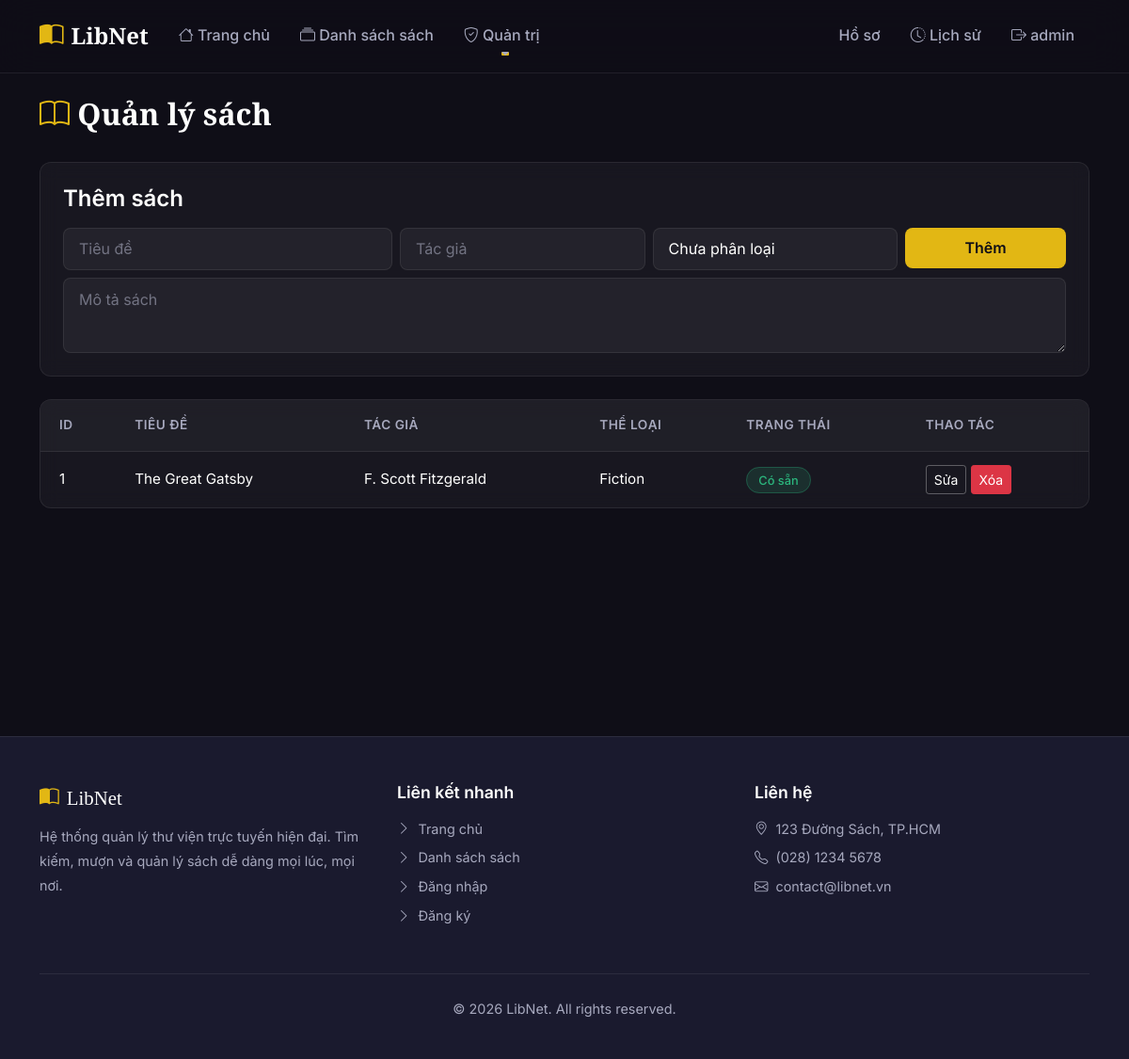
Page /admin/books (signed in) on the committed database.
### app/models.py (models this page shows)
class User(UserMixin, db.Model):
    id = db.Column(db.Integer, primary_key=True)
    username = db.Column(db.String(150), unique=True, nullable=False)
    password = db.Column(db.String(150), nullable=False) # Will store MD5 hashes (vulnerable)
    role = db.Column(db.String(50), default='user') # 'admin' or 'user'
    avatar = db.Column(db.String(255), default='default.svg')
    full_name = db.Column(db.String(150), nullable=True)
    email = db.Column(db.String(150), nullable=True)

class Book(db.Model):
    id = db.Column(db.Integer, primary_key=True)
    title = db.Column(db.String(200), nullable=False)
    author = db.Column(db.String(200), nullable=False)
    description = db.Column(db.Text, nullable=True)
    category_id = db.Column(db.Integer, db.ForeignKey('category.id'), nullable=True)
    is_available = db.Column(db.Boolean, default=True)

class Category(db.Model):
    id = db.Column(db.Integer, primary_key=True)
    name = db.Column(db.String(100), unique=True, nullable=False)
    books = db.relationship('Book', backref='category', lazy=True)

### app/admin/routes.py (the view, shortened to what this page needs)
@bp.route('/books', methods=['GET', 'POST'])
@login_required
@admin_required
def books():
    books_list = Book.query.order_by(Book.id.desc()).all()
    categories = Category.query.order_by(Category.name.asc()).all()
    return render_template('admin/books.html', books=books_list, categories=categories)

### app/templates/admin/books.html (shortened to what this page needs)
{% extends 'base.html' %}
{% block content %}
<div class="container py-4">
    <div class="section-title">
        <h2><i class="bi bi-book text-accent"></i> Quản lý sách</h2>
    </div>
    <div class="glass-card p-4 mb-4">
        <h4 class="mb-3">Thêm sách</h4>
        <form method="POST">
            <div class="row g-2">
                <div class="col-md-4">
                    <input type="text" name="title" class="form-control" placeholder="Tiêu đề" required>
                </div>
                <div class="col-md-3">
                    <input type="text" name="author" class="form-control" placeholder="Tác giả" required>
                </div>
                <div class="col-md-3">
                    <select name="category_id" class="form-select">
                        <option value="">Chưa phân loại</option>
                    </select>
                </div>
                <div class="col-md-2">
                    <button type="submit" class="btn btn-accent w-100">Thêm</button>
                </div>
                <div class="col-12">
                    <textarea name="description" class="form-control" placeholder="Mô tả sách"></textarea>
                </div>
            </div>
        </form>
    </div>
    <div class="glass-card p-0 overflow-hidden">
        <div class="table-responsive">
            <table class="custom-table mb-0">
                <thead>
                    <tr>
                        <th>ID</th>
                        <th>Tiêu đề</th>
                        <th>Tác giả</th>
                        <th>Thể loại</th>
                        <th>Trạng thái</th>
                        <th>Thao tác</th>
                    </tr>
                </thead>
                <tbody>
                    {% for b in books %}
                    <tr>
                        <td>{{ b.id }}</td>
                        <td>{{ b.title }}</td>
                        <td>{{ b.author }}</td>
                        <td>{{ b.category.name if b.category else '—' }}</td>
                        <td>
                            {% if b.is_available %}
                            <span class="badge-available">Có sẵn</span>
                            {% else %}
                            <span class="badge-borrowed">Đã mượn</span>
                            {% endif %}
                        </td>
                        <td>
                            <button class="btn btn-outline-light btn-sm" data-bs-toggle="modal" data-bs-target="#editBook{{ b.id }}">Sửa</button>
                            <form action="{{ url_for('admin.delete_book', book_id=b.id) }}" method="POST" class="d-inline" onsubmit="return confirm('Xóa sách này?');">
                                <button type="submit" class="btn btn-sm btn-danger">Xóa</button>
                            </form>
                        </td>
                    </tr>
                    {% endfor %}
                </tbody>
            </table>
        </div>
    </div>
</div>
{% endblock %}

### app/templates/base.html (shortened to what this page needs)
<!DOCTYPE html>
<html lang="vi">
<head>
    <link href="https://cdn.jsdelivr.net/npm/bootstrap@5.1.3/dist/css/bootstrap.min.css" rel="stylesheet">
    <link href="https://cdn.jsdelivr.net/npm/bootstrap-icons@1.10.0/font/bootstrap-icons.css" rel="stylesheet">
    <link href="{{ url_for('static', filename='css/style.css') }}" rel="stylesheet">
</head>
<body>
    <nav class="navbar navbar-expand-lg navbar-custom">
        <div class="container">
            <a class="navbar-brand" href="{{ url_for('main.index') }}">
                <i class="bi bi-book-half"></i> LibNet
            </a>
            <div class="collapse navbar-collapse" id="navMain">
                <ul class="navbar-nav me-auto">
                    <li class="nav-item">
                        <a class="nav-link" href="{{ url_for('main.index') }}">
                            <i class="bi bi-house"></i> Trang chủ
                        </a>
                    </li>
                    <li class="nav-item">
                        <a class="nav-link" href="{{ url_for('main.books') }}">
                            <i class="bi bi-collection"></i> Danh sách sách
                        </a>
                    </li>
                    {% if current_user.is_authenticated and current_user.role == 'admin' %}
                    <li class="nav-item dropdown">
                        <a class="nav-link dropdown-toggle" href="#" id="adminDropdown" role="button" data-bs-toggle="dropdown">
                            <i class="bi bi-shield-check"></i> Quản trị
                        </a>
                    </li>
                    {% endif %}
                </ul>
                <ul class="navbar-nav ms-auto">
                    {% if current_user.is_authenticated %}
                    <li class="nav-item">
                        <a class="nav-link" href="{{ url_for('user.profile') }}">
                            Hồ sơ
                        </a>
                    </li>
                    <li class="nav-item">
                        <a class="nav-link" href="{{ url_for('user.borrow_history') }}">
                            <i class="bi bi-clock-history"></i> Lịch sử
                        </a>
                    </li>
                    <li class="nav-item">
                        <a class="nav-link" href="{{ url_for('auth.logout') }}">
                            <i class="bi bi-box-arrow-right"></i> {{ current_user.username }}
                        </a>
                    </li>
                    {% endif %}
                </ul>
            </div>
        </div>
    </nav>
    <main class="main-content">
        {% block content %}{% endblock %}
    </main>
    <footer class="footer">
        <div class="container">
            <div class="row">
                <div class="col-lg-4 col-md-6 mb-4 mb-lg-0">
                    <div class="footer-brand">
                        <i class="bi bi-book-half"></i> LibNet
                    </div>
                    <p>Hệ thống quản lý thư viện trực tuyến hiện đại. Tìm kiếm, mượn và quản lý sách dễ dàng mọi lúc, mọi nơi.</p>
                </div>
                <div class="col-lg-4 col-md-6 mb-4 mb-lg-0">
                    <h5>Liên kết nhanh</h5>
                    <ul class="footer-links">
                        <li><a href="{{ url_for('main.index') }}"><i class="bi bi-chevron-right"></i> Trang chủ</a></li>
                        <li><a href="{{ url_for('main.books') }}"><i class="bi bi-chevron-right"></i> Danh sách sách</a></li>
                        <li><a href="{{ url_for('auth.login') }}"><i class="bi bi-chevron-right"></i> Đăng nhập</a></li>
                        <li><a href="{{ url_for('auth.register') }}"><i class="bi bi-chevron-right"></i> Đăng ký</a></li>
                    </ul>
                </div>
                <div class="col-lg-4 col-md-6">
                    <h5>Liên hệ</h5>
                    <ul class="footer-links">
                        <li><a href="#"><i class="bi bi-geo-alt"></i> 123 Đường Sách, TP.HCM</a></li>
                        <li><a href="#"><i class="bi bi-telephone"></i> (028) 1234 5678</a></li>
                        <li><a href="#"><i class="bi bi-envelope"></i> contact@libnet.vn</a></li>
                    </ul>
                </div>
            </div>
            <div class="footer-bottom">
                <p>&copy; 2026 LibNet. All rights reserved.</p>
            </div>
        </div>
    </footer>
</body>
</html>

### rows in the picture
User: username "admin"
Book: id "1", title "The Great Gatsby", author "F. Scott Fitzgerald", category "Fiction", is_available "Có sẵn"
